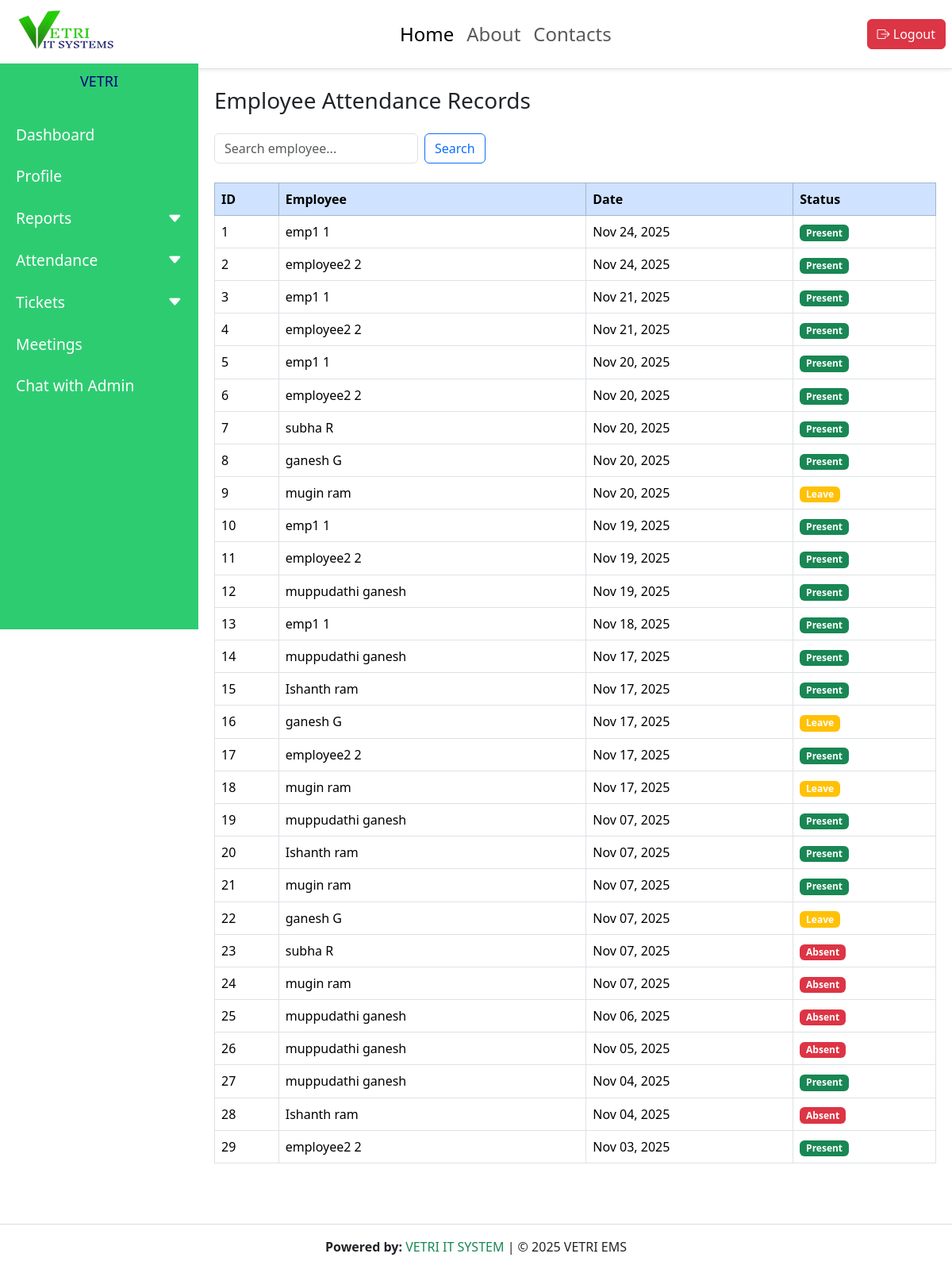
Before: /attendance/ (signed in) with the older database file.
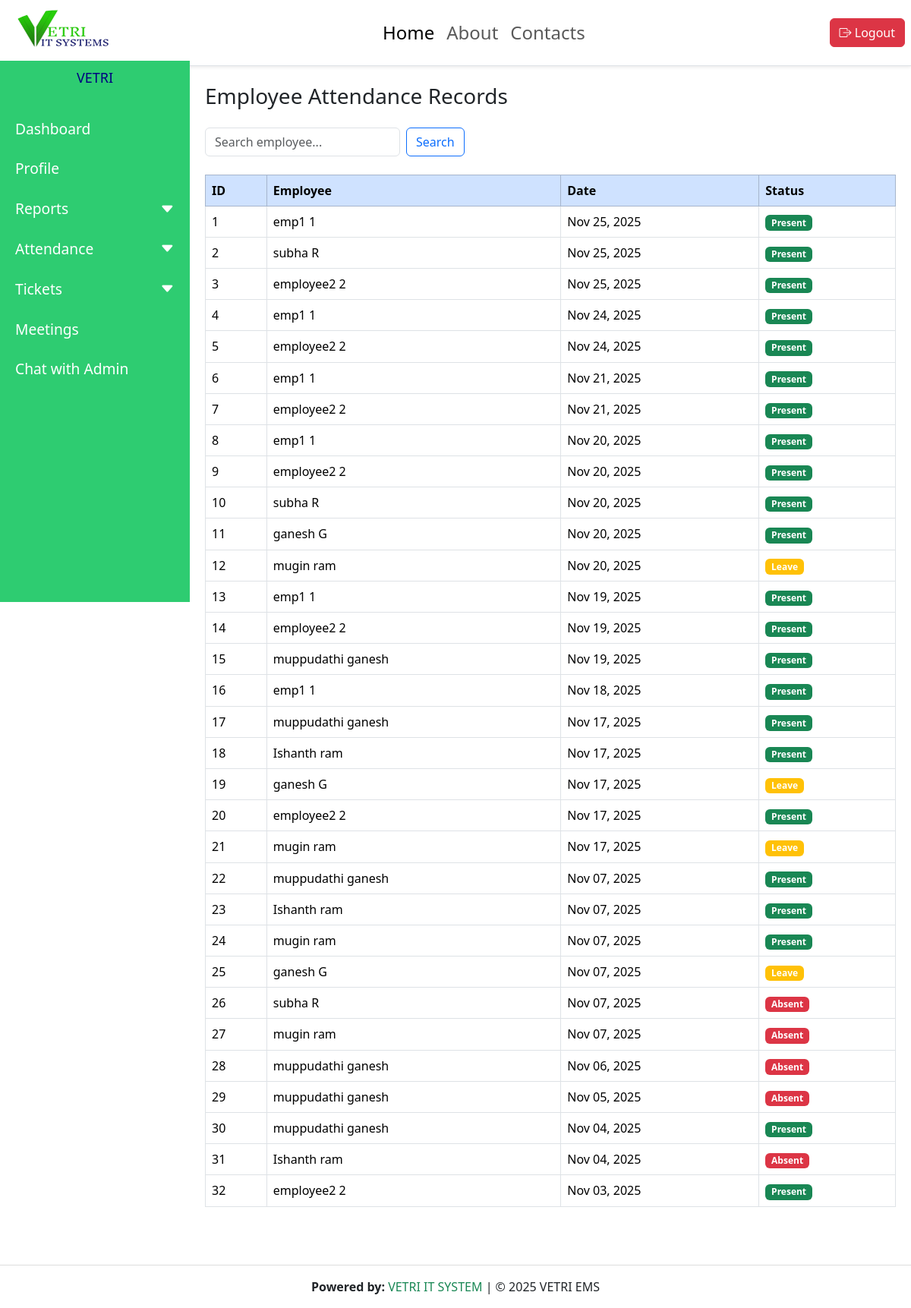
After: the same page with the newer database file.
### employees/models.py (models this page shows, shortened)
class Attendance(models.Model):
    employee = models.ForeignKey(Employee, on_delete=models.CASCADE)
    date = models.DateField()
    status = models.CharField(max_length=10, choices=[('Present', 'Present'), ('Absent', 'Absent')])

class Employee(models.Model):
    user = models.OneToOneField(User, on_delete=models.CASCADE, null=True, blank=True)
    emp_id = models.CharField(max_length=20, unique=True)
    first_name = models.CharField(max_length=100)
    last_name = models.CharField(max_length=100, blank=True)
    email = models.EmailField(unique=True)
    phone = models.CharField(max_length=20)
    department = models.ForeignKey(Department, on_delete=models.CASCADE, null=True, blank=True)
    designation = models.ForeignKey(Designation, on_delete=models.CASCADE, null=True, blank=True)
    date_joined = models.DateField(default=timezone.now)
    address = models.TextField(blank=True)

### employees/views.py (the view)
# urls.py: path('attendance/', views.attendance_list, name='attendance_list'),
@login_required
def attendance_list(request):
    attendance = Attendance.objects.select_related('employee').all().order_by('-date')
    employees = Employee.objects.all()
    q = request.GET.get("q", "")
    if q:
        attendance = attendance.filter(employee__first_name__icontains=q)
    return render(request, "employees/attendance_list.html", {
        "attendance": attendance,
        "employees": employees
    })

### employees/context_processors.py (called while the page is built)
def admin_id_processor(request):
    try:
        admin_user = User.objects.filter(is_superuser=True).first()
        return {'admin_id': admin_user.id if admin_user else None}
    except:
        return {'admin_id': None}

def unread_ticket_count(request):
    if request.user.is_authenticated and request.user.is_superuser:
        return {"unread_count": Ticket.objects.filter(is_read=False).count()}
    return {"unread_count": 0}

### employees/templates/employees/attendance_list.html (shortened to what this page needs)
{% extends "base.html" %}
{% load static %}
{% block content %}
<link href="https://cdn.jsdelivr.net/npm/fullcalendar@6.1.8/main.min.css" rel="stylesheet">
  <link href="https://cdn.jsdelivr.net/npm/bootstrap@5.3.3/dist/css/bootstrap.min.css" rel="stylesheet">
  <div class="main-content">
    <h3 class="mb-4">Employee Attendance Records</h3>
    <div class="d-flex justify-content-between mb-3 flex-wrap">
      <form method="get" class="d-flex mb-2">
        <input type="text" name="q" class="form-control" placeholder="Search employee...">
        <button type="submit" class="btn btn-outline-primary ms-2">Search</button>
      </form>
    </div>
    <table class="table table-bordered table-hover ">
      <thead class="table-primary">
        <tr>
          <th>ID</th>
          <th>Employee</th>
          <th>Date</th>
          <th>Status</th>
        </tr>
      </thead>
      <tbody>
        {% for record in attendance %}
        <tr>
          <td>{{ forloop.counter }}</td>
          <td>{{ record.employee.first_name }} {{ record.employee.last_name }}</td>
          <td>{{ record.date|date:"M d, Y" }}</td>
          <td>
            <span class="badge {% if record.status == 'Present' %}bg-success{% elif record.status == 'Leave' %}bg-warning{% else %}bg-danger{% endif %}">
              {{ record.status }}
            </span>
          </td>
        </tr>
        {% empty %}
        <tr>
          <td colspan="4" class="text-muted">No attendance records found</td>
        </tr>
        {% endfor %}
      </tbody>
    </table>
  </div>
{% endblock %}

### employees/templates/base.html (shortened to what this page needs)
{% load static %}
<!DOCTYPE html>
<html lang="en">
<head>
  <link href="https://cdn.jsdelivr.net/npm/bootstrap@5.3.3/dist/css/bootstrap.min.css" rel="stylesheet">
  <link href="https://cdn.jsdelivr.net/npm/bootstrap-icons@1.11.3/font/bootstrap-icons.css" rel="stylesheet">
  <link rel="stylesheet" href="{% static 'css/style.css' %}">
</head>
<body>
 <nav class="navbar navbar-expand-lg navbar-light bg-white shadow-sm fixed-top border-bottom w-100">
  <div class="container-fluid px-2">
    <a class="navbar-brand d-flex align-items-center" href="#">
      <img src="{% static 'images/Screenshot 2025-11-19 103138.png' %}" width="150" height="60" class="rounded-circle me-2">
    </a>
    <div class="collapse navbar-collapse" id="navbarNav">
      <ul class="navbar-nav mx-auto text-center mt-3 mt-lg-0">
         {% if request.user.is_superuser %}
        <li class="nav-item"><a class="nav-link active" href="{% url 'dashboard' %}">Home</a></li>
        <li class="nav-item"><a class="nav-link" href="#about">About</a></li>
        <li class="nav-item"><a class="nav-link" href="#contact">Contacts</a></li>
          {% else %}
           <li class="nav-item"><a class="nav-link active" href="{% url 'employee_dashboard' %}">Home</a></li>
        <li class="nav-item"><a class="nav-link" href="#about">About</a></li>
        <li class="nav-item"><a class="nav-link" href="#contact">Contacts</a></li>
         {% endif %}
      </ul>
 <div class="d-flex flex-column flex-lg-row align-items-center gap-2 mb-3 mb-lg-0">
    <a href="{% url 'logout' %}" class="btn btn-danger w-100 w-lg-auto">
        <i class="bi bi-box-arrow-right"></i> Logout
    </a>
</div>
    </div>
  </div>
</nav>
  <div class="sidebar" id="sidebar">
   <h4 style="color: navy; font-size: large;">VETRI</h4>
    {% if request.user.is_superuser %}
      <a href="{% url 'dashboard' %}">Dashboard</a>
      <a href="{% url 'employee_list' %}">All Employees</a>
      <a href="{% url 'view_departments' %}"> Departments</a>
      <!-- <a href="{% url 'attendance_list' %}"> Attendance</a>
      <a href="{% url 'leave_list' %}"> Leave</a>
      <a href="{% url 'wfh_list' %}"> Work From Home</a> -->
  <a href="#" class="dropdown-link d-flex justify-content-between align-items-center">
  Attendance
  <i class="bi bi-caret-down-fill caret-icon"></i>
</a>
<div class="submenu" style="display: none;">
    <a class="nav-link" href="{% url 'punch_in_out_admin' %}">
        <i class="bi bi-clock-history me-2"></i>
        Punch In / Out Records
    </a>
  <a href="{% url 'attendance_list' %}">Attendance list</a>
  <a href="{% url 'leave_list' %}">Leave</a>
  <a href="{% url 'wfh_list' %}">Work From Home</a>
</div>
 <a href="{% url 'admin_view_tickets' %}" class="nav-link position-relative">
      Tickets
      {% if unread_count > 0 %}
      <span class="position-absolute top-0 start-100 translate-middle badge rounded-pill bg-danger">
        {{ unread_count }}
      </span>
      {% endif %}
  </a>
     <a href="{% url 'meetings_view' %}"> Meetings</a>
      <a href="{% url 'admin_chat_list' %}"> Chat</a>
      <!-- <a href="{% url 'admin_daily_reports' %}">Daily Reports</a>
       <a class="nav-link" href="{% url 'login_logout_report' %}">
     Employee Login/Logout Report
  </a> -->
  <a href="#" class="dropdown-link d-flex justify-content-between align-items-center">
  Employee Management
  <i class="bi bi-caret-down-fill caret-icon"></i>
</a>
<div class="submenu" style="display: none;">
  <a href="{% url 'payroll_list' %}">Payroll</a>
  <a href="{% url 'employee_detail' %}">Employee Details</a>
</div>
<a href="#" class="dropdown-link d-flex justify-content-between align-items-center">
  Reports
  <i class="bi bi-caret-down-fill caret-icon"></i>
</a>
<div class="submenu" style="display: none;">
  <a href="{% url 'admin_daily_reports' %}">Daily Reports</a>
  <a href="{% url 'login_logout_report' %}">Employee Login/Logout Report</a>
</div>
    {% else %}
      <a href="{% url 'employee_dashboard' %}">Dashboard</a>
      <a href="{% url 'my_profile' %}"> Profile</a>
<a href="#" class="dropdown-link">
  Reports
  <i class="bi bi-caret-down-fill float-end"></i>
</a>
<a href="#" class="dropdown-link">
   Attendance
    <i class="bi bi-caret-down-fill float-end"></i>
</a>
<a href="#" class="dropdown-link">
    Tickets
    <i class="bi bi-caret-down-fill float-end"></i>
</a>
      <a href="{% url 'meetings_view' %}">  Meetings</a>
   {% if admin_id %}
  <a href="{% url 'chat_with_employee' admin_id %}"> Chat with Admin</a>
{% endif %}
    {% endif %}
  </div>
<div class="content">
  {% block content %}
  {% endblock %}
</div>
<footer class="text-center py-3">
  <strong>Powered by:</strong> <span class="text-success">VETRI IT SYSTEM</span> | © 2025 VETRI EMS
</footer>
</body>
</html>

### employees/static/css/style.css (style rules this page uses)
body { margin: 0; font-family: 'Poppins', sans-serif; background-color: #f8f9fa; overflow-x: hidden; }
.navbar li { color:black; font-size: x-large; }
.navbar { z-index: 1050; }
.sidebar { width: 250px; position: fixed; top: 80px; left: 0; bottom: 0; padding-top: 12px; padding-bottom: 12px; background: #2ECC71; color: white; z-index: 1100; overflow-y: auto !important; overflow-x: hidden !important; -webkit-overflow-scrolling: touch; scrollbar-width: thin; }
.sidebar h4 { text-align: center; font-size: 12px; margin-bottom: 30px; text-transform: uppercase; }
.sidebar a { display: block; color: white; padding: 12px 20px; text-decoration: none; font-size: larger; transition: 0.3s; }
.content { margin-left: 250px; padding: 20px; min-height: 100vh; position: relative; transition: margin-left 0.3s; margin-top: 90px; }
footer { margin-top: 40px; background-color: #fff; border-top: 1px solid #ddd; }
.navbar { padding: 8px 10px; }

Changed rows visible on the page:
added Attendance: employee.first_name "emp1", employee.last_name "1", date "Nov 25, 2025", status "Present"
added Attendance: employee.first_name "subha", employee.last_name "R", date "Nov 25, 2025", status "Present"
added Attendance: employee.first_name "employee2", employee.last_name "2", date "Nov 25, 2025", status "Present"
